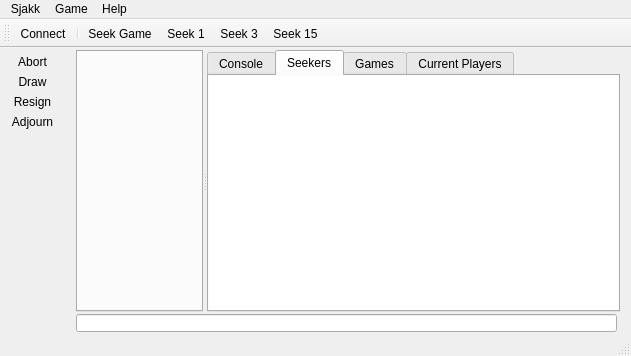
<?xml version="1.0" encoding="UTF-8"?>
<ui version="4.0">
 <class>SjakkWindow</class>
 <widget class="QMainWindow" name="SjakkWindow">
  <property name="geometry">
   <rect>
    <x>0</x>
    <y>0</y>
    <width>631</width>
    <height>356</height>
   </rect>
  </property>
  <property name="windowTitle">
   <string>SjakkWindow</string>
  </property>
  <widget class="QWidget" name="centralWidget">
   <layout class="QVBoxLayout" name="verticalLayout">
    <property name="spacing">
     <number>2</number>
    </property>
    <property name="topMargin">
     <number>2</number>
    </property>
    <property name="bottomMargin">
     <number>2</number>
    </property>
    <item>
     <widget class="QSplitter" name="gameSplitter">
      <property name="styleSheet">
       <string notr="true"/>
      </property>
      <property name="orientation">
       <enum>Qt::Horizontal</enum>
      </property>
      <widget class="QTabWidget" name="gameTabs">
       <property name="sizePolicy">
        <sizepolicy hsizetype="Expanding" vsizetype="Expanding">
         <horstretch>0</horstretch>
         <verstretch>0</verstretch>
        </sizepolicy>
       </property>
       <property name="minimumSize">
        <size>
         <width>0</width>
         <height>0</height>
        </size>
       </property>
       <property name="autoFillBackground">
        <bool>false</bool>
       </property>
       <property name="styleSheet">
        <string notr="true"/>
       </property>
       <property name="tabsClosable">
        <bool>true</bool>
       </property>
      </widget>
      <widget class="QTabWidget" name="infoTabs">
       <property name="sizePolicy">
        <sizepolicy hsizetype="Expanding" vsizetype="Expanding">
         <horstretch>1</horstretch>
         <verstretch>0</verstretch>
        </sizepolicy>
       </property>
       <property name="autoFillBackground">
        <bool>true</bool>
       </property>
       <property name="styleSheet">
        <string notr="true"/>
       </property>
       <property name="tabShape">
        <enum>QTabWidget::Rounded</enum>
       </property>
       <property name="currentIndex">
        <number>1</number>
       </property>
       <property name="movable">
        <bool>true</bool>
       </property>
       <widget class="QWidget" name="consoleTab">
        <property name="styleSheet">
         <string notr="true"/>
        </property>
        <attribute name="title">
         <string>Console</string>
        </attribute>
        <layout class="QVBoxLayout" name="verticalLayout_2">
         <property name="spacing">
          <number>6</number>
         </property>
         <property name="leftMargin">
          <number>0</number>
         </property>
         <property name="topMargin">
          <number>0</number>
         </property>
         <property name="rightMargin">
          <number>0</number>
         </property>
         <property name="bottomMargin">
          <number>0</number>
         </property>
         <item>
          <widget class="QTextEdit" name="outputConsole">
           <property name="font">
            <font>
             <weight>50</weight>
             <italic>false</italic>
             <bold>false</bold>
            </font>
           </property>
           <property name="styleSheet">
            <string notr="true"/>
           </property>
           <property name="frameShape">
            <enum>QFrame::NoFrame</enum>
           </property>
           <property name="readOnly">
            <bool>true</bool>
           </property>
          </widget>
         </item>
        </layout>
       </widget>
       <widget class="QWidget" name="seekersTab">
        <attribute name="title">
         <string>Seekers</string>
        </attribute>
        <layout class="QVBoxLayout" name="verticalLayout_3">
         <property name="leftMargin">
          <number>0</number>
         </property>
         <property name="topMargin">
          <number>0</number>
         </property>
         <property name="rightMargin">
          <number>0</number>
         </property>
         <property name="bottomMargin">
          <number>0</number>
         </property>
         <item>
          <widget class="QTableView" name="seekersTable">
           <property name="styleSheet">
            <string notr="true">QHeaderView {font-weight: bold;}</string>
           </property>
           <property name="frameShape">
            <enum>QFrame::NoFrame</enum>
           </property>
           <attribute name="horizontalHeaderShowSortIndicator" stdset="0">
            <bool>true</bool>
           </attribute>
           <attribute name="verticalHeaderShowSortIndicator" stdset="0">
            <bool>false</bool>
           </attribute>
          </widget>
         </item>
        </layout>
       </widget>
       <widget class="QWidget" name="gamesTab">
        <attribute name="title">
         <string>Games</string>
        </attribute>
        <layout class="QVBoxLayout" name="verticalLayout_4">
         <property name="leftMargin">
          <number>0</number>
         </property>
         <property name="topMargin">
          <number>0</number>
         </property>
         <property name="rightMargin">
          <number>0</number>
         </property>
         <property name="bottomMargin">
          <number>0</number>
         </property>
         <item>
          <widget class="QTableView" name="gamesTable">
           <property name="frameShape">
            <enum>QFrame::NoFrame</enum>
           </property>
          </widget>
         </item>
        </layout>
       </widget>
       <widget class="QWidget" name="playersTab">
        <attribute name="title">
         <string>Current Players</string>
        </attribute>
        <layout class="QVBoxLayout" name="verticalLayout_5">
         <property name="leftMargin">
          <number>0</number>
         </property>
         <property name="topMargin">
          <number>0</number>
         </property>
         <property name="rightMargin">
          <number>0</number>
         </property>
         <property name="bottomMargin">
          <number>0</number>
         </property>
         <item>
          <widget class="QTableView" name="playersTable">
           <property name="frameShape">
            <enum>QFrame::Box</enum>
           </property>
          </widget>
         </item>
        </layout>
       </widget>
      </widget>
     </widget>
    </item>
    <item>
     <widget class="HistoryLineEdit" name="cmdLine">
      <property name="sizePolicy">
       <sizepolicy hsizetype="Expanding" vsizetype="Fixed">
        <horstretch>0</horstretch>
        <verstretch>0</verstretch>
       </sizepolicy>
      </property>
      <property name="styleSheet">
       <string notr="true">margin-right: 3;
</string>
      </property>
      <property name="frame">
       <bool>true</bool>
      </property>
     </widget>
    </item>
   </layout>
  </widget>
  <widget class="QMenuBar" name="menuBar">
   <property name="geometry">
    <rect>
     <x>0</x>
     <y>0</y>
     <width>631</width>
     <height>21</height>
    </rect>
   </property>
   <widget class="QMenu" name="menuSjakk">
    <property name="title">
     <string>Sjakk</string>
    </property>
    <addaction name="actionConnect"/>
    <addaction name="separator"/>
    <addaction name="actionPreferences"/>
    <addaction name="actionQuit"/>
   </widget>
   <widget class="QMenu" name="menuGame">
    <property name="title">
     <string>Game</string>
    </property>
    <addaction name="actionAbort"/>
    <addaction name="actionAdjourn"/>
    <addaction name="actionDraw"/>
    <addaction name="actionResign"/>
    <addaction name="separator"/>
    <addaction name="actionFlip_Board"/>
   </widget>
   <widget class="QMenu" name="menuHelp">
    <property name="title">
     <string>Help</string>
    </property>
    <addaction name="actionContents"/>
    <addaction name="separator"/>
    <addaction name="actionAbout_Sjakk"/>
   </widget>
   <addaction name="menuSjakk"/>
   <addaction name="menuGame"/>
   <addaction name="menuHelp"/>
  </widget>
  <widget class="QToolBar" name="mainToolBar">
   <property name="layoutDirection">
    <enum>Qt::LeftToRight</enum>
   </property>
   <property name="styleSheet">
    <string notr="true"/>
   </property>
   <property name="iconSize">
    <size>
     <width>24</width>
     <height>24</height>
    </size>
   </property>
   <attribute name="toolBarArea">
    <enum>TopToolBarArea</enum>
   </attribute>
   <attribute name="toolBarBreak">
    <bool>false</bool>
   </attribute>
   <addaction name="actionConnect"/>
   <addaction name="separator"/>
   <addaction name="actionSeekGame"/>
   <addaction name="actionSeek1"/>
   <addaction name="actionSeek3"/>
   <addaction name="actionSeek15"/>
  </widget>
  <widget class="QStatusBar" name="statusBar"/>
  <widget class="QToolBar" name="gameToolBar">
   <property name="windowTitle">
    <string>toolBar</string>
   </property>
   <property name="layoutDirection">
    <enum>Qt::RightToLeft</enum>
   </property>
   <property name="styleSheet">
    <string notr="true">border-color: white;
padding-left: 4;</string>
   </property>
   <property name="movable">
    <bool>false</bool>
   </property>
   <property name="allowedAreas">
    <set>Qt::LeftToolBarArea</set>
   </property>
   <property name="iconSize">
    <size>
     <width>16</width>
     <height>16</height>
    </size>
   </property>
   <property name="toolButtonStyle">
    <enum>Qt::ToolButtonIconOnly</enum>
   </property>
   <property name="floatable">
    <bool>true</bool>
   </property>
   <attribute name="toolBarArea">
    <enum>LeftToolBarArea</enum>
   </attribute>
   <attribute name="toolBarBreak">
    <bool>false</bool>
   </attribute>
   <addaction name="actionAbort"/>
   <addaction name="actionDraw"/>
   <addaction name="actionResign"/>
   <addaction name="actionAdjourn"/>
  </widget>
  <action name="actionConnect">
   <property name="checkable">
    <bool>true</bool>
   </property>
   <property name="icon">
    <iconset resource="media.qrc">
     <normaloff>:/media/icons/Freepik/plug.svg</normaloff>:/media/icons/Freepik/plug.svg</iconset>
   </property>
   <property name="text">
    <string>Connect</string>
   </property>
  </action>
  <action name="actionQuit">
   <property name="text">
    <string>Quit</string>
   </property>
  </action>
  <action name="actionAbort">
   <property name="icon">
    <iconset resource="media.qrc">
     <normaloff>:/media/icons/Maxim Basinski/cancel.svg</normaloff>:/media/icons/Maxim Basinski/cancel.svg</iconset>
   </property>
   <property name="text">
    <string>Abort</string>
   </property>
  </action>
  <action name="actionAdjourn">
   <property name="icon">
    <iconset resource="media.qrc">
     <normaloff>:/media/icons/Freepik/time-out.svg</normaloff>:/media/icons/Freepik/time-out.svg</iconset>
   </property>
   <property name="text">
    <string>Adjourn</string>
   </property>
  </action>
  <action name="actionDraw">
   <property name="icon">
    <iconset resource="media.qrc">
     <normaloff>:/media/icons/Good Ware/tie.svg</normaloff>:/media/icons/Good Ware/tie.svg</iconset>
   </property>
   <property name="text">
    <string>Draw</string>
   </property>
  </action>
  <action name="actionResign">
   <property name="icon">
    <iconset resource="media.qrc">
     <normaloff>:/media/icons/Smashicons/checkmate.svg</normaloff>:/media/icons/Smashicons/checkmate.svg</iconset>
   </property>
   <property name="text">
    <string>Resign</string>
   </property>
  </action>
  <action name="actionFlip_Board">
   <property name="icon">
    <iconset resource="media.qrc">
     <normaloff>:/media/icons/Vaadin/turn.svg</normaloff>:/media/icons/Vaadin/turn.svg</iconset>
   </property>
   <property name="text">
    <string>Flip Board</string>
   </property>
  </action>
  <action name="actionAbout_Sjakk">
   <property name="text">
    <string>About Sjakk</string>
   </property>
  </action>
  <action name="actionContents">
   <property name="text">
    <string>Contents</string>
   </property>
   <property name="toolTip">
    <string>Open the help file</string>
   </property>
  </action>
  <action name="actionSeekGame">
   <property name="icon">
    <iconset resource="media.qrc">
     <normaloff>:/media/icons/seek-ad.svg</normaloff>:/media/icons/seek-ad.svg</iconset>
   </property>
   <property name="text">
    <string>Seek Game</string>
   </property>
   <property name="toolTip">
    <string>Send a seek advertisement</string>
   </property>
  </action>
  <action name="actionPreferences">
   <property name="text">
    <string>Preferences</string>
   </property>
  </action>
  <action name="actionSeek1">
   <property name="icon">
    <iconset resource="media.qrc">
     <normaloff>:/media/icons/seek-ad-1.svg</normaloff>:/media/icons/seek-ad-1.svg</iconset>
   </property>
   <property name="text">
    <string>Seek 1</string>
   </property>
   <property name="toolTip">
    <string>Request 1 minute game</string>
   </property>
  </action>
  <action name="actionSeek3">
   <property name="icon">
    <iconset resource="media.qrc">
     <normaloff>:/media/icons/seek-ad-3.svg</normaloff>:/media/icons/seek-ad-3.svg</iconset>
   </property>
   <property name="text">
    <string>Seek 3</string>
   </property>
   <property name="toolTip">
    <string>Request 3 minute game</string>
   </property>
  </action>
  <action name="actionSeek15">
   <property name="icon">
    <iconset resource="media.qrc">
     <normaloff>:/media/icons/seek-ad-15.svg</normaloff>:/media/icons/seek-ad-15.svg</iconset>
   </property>
   <property name="text">
    <string>Seek 15</string>
   </property>
   <property name="toolTip">
    <string>Request 15 minute game</string>
   </property>
  </action>
 </widget>
 <layoutdefault spacing="6" margin="11"/>
 <customwidgets>
  <customwidget>
   <class>HistoryLineEdit</class>
   <extends>QLineEdit</extends>
   <header location="global">historylineedit.h</header>
  </customwidget>
 </customwidgets>
 <resources>
  <include location="media.qrc"/>
 </resources>
 <connections/>
</ui>
